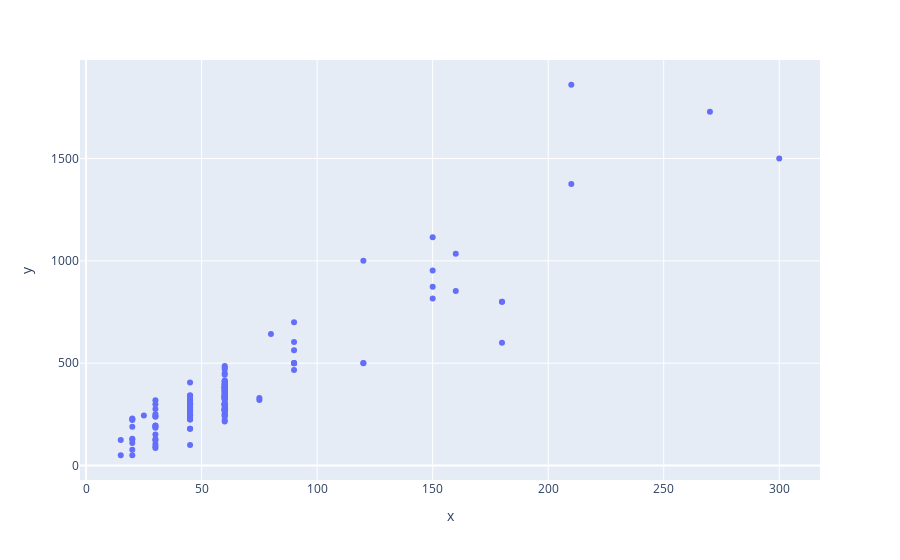

The cell this chart's notebook holds for it:
### Code cell
import plotly.express as px


fig = px.scatter(x=df["Duration"], y=df["Calories"])
fig.show()

### Figure 1 — Plotly figure (JSON) as saved in the notebook; plotly's stock layout.template omitted (floating-point values rounded to 4 significant figures; data arrays with more than 128 entries replaced by an {"elided": "..."} marker saying what was removed)
{"data": [{"hovertemplate": "x=%{x}<br>y=%{y}<extra></extra>", "legendgroup": "", "marker": {"color": "#636efa", "symbol": "circle"}, "mode": "markers", "name": "", "orientation": "v", "showlegend": false, "type": "scatter", "x": {"elided": "169 int values"}, "xaxis": "x", "y": {"elided": "169 float values"}, "yaxis": "y"}], "layout": {"legend": {"tracegroupgap": 0}, "margin": {"t": 60}, "xaxis": {"anchor": "y", "domain": [0, 1], "title": {"text": "x"}}, "yaxis": {"anchor": "x", "domain": [0, 1], "title": {"text": "y"}}}}
